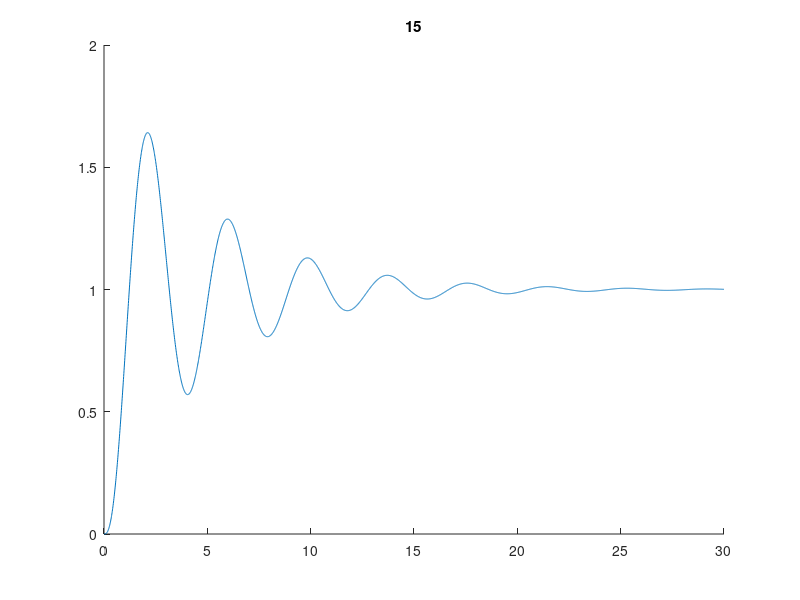

MATLAB code to generate this figure:
clc
clear all
close all

Ki=0;
Kd=0;
tfi=30;
dt=.01;
t0=0;
t=t0:dt:tfi;
Kp=1;

for Kp=0:15
cla
    hold on
H=tf([Kp],[1 6 5 Kp]);

y=step(H,t);
plot(t,y)
%pzmap(H)
pause(.1)
axis([t0 tfi 0 2])
title(num2str(Kp))

end

Pcr=2.8;
Kcr=30;
Kp=.6*Kcr;
Ti=(.5)*Pcr;
Ki=Kp/Ti;
Td=.125*Pcr;
Kd=Kp*Td;
